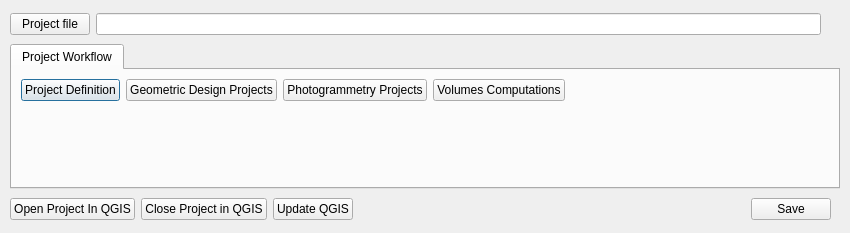
<?xml version="1.0" encoding="UTF-8"?>
<ui version="4.0">
 <class>VolumeTimeSeriesDialog</class>
 <widget class="QDialog" name="VolumeTimeSeriesDialog">
  <property name="geometry">
   <rect>
    <x>0</x>
    <y>0</y>
    <width>850</width>
    <height>233</height>
   </rect>
  </property>
  <property name="sizePolicy">
   <sizepolicy hsizetype="Preferred" vsizetype="Ignored">
    <horstretch>0</horstretch>
    <verstretch>0</verstretch>
   </sizepolicy>
  </property>
  <property name="minimumSize">
   <size>
    <width>850</width>
    <height>150</height>
   </size>
  </property>
  <property name="maximumSize">
   <size>
    <width>16777215</width>
    <height>500</height>
   </size>
  </property>
  <property name="windowTitle">
   <string>Volume Time Series</string>
  </property>
  <widget class="QTabWidget" name="tabWidget">
   <property name="geometry">
    <rect>
     <x>10</x>
     <y>44</y>
     <width>830</width>
     <height>145</height>
    </rect>
   </property>
   <property name="currentIndex">
    <number>0</number>
   </property>
   <widget class="QWidget" name="parametersTtab">
    <attribute name="title">
     <string>Project Workflow</string>
    </attribute>
    <layout class="QGridLayout" name="gridLayout">
     <item row="0" column="0">
      <layout class="QHBoxLayout" name="horizontalLayout_3">
       <item>
        <widget class="QPushButton" name="projectDefinitionPushButton">
         <property name="text">
          <string>Project Definition</string>
         </property>
        </widget>
       </item>
       <item>
        <widget class="QPushButton" name="geometricDesignProjectsPushButton">
         <property name="text">
          <string>Geometric Design Projects</string>
         </property>
        </widget>
       </item>
       <item>
        <widget class="QPushButton" name="photogrammetryProjectsPushButton">
         <property name="text">
          <string>Photogrammetry Projects</string>
         </property>
        </widget>
       </item>
       <item>
        <widget class="QPushButton" name="volumesComputationsPushButton">
         <property name="text">
          <string>Volumes Computations</string>
         </property>
        </widget>
       </item>
       <item>
        <spacer name="horizontalSpacer_3">
         <property name="orientation">
          <enum>Qt::Horizontal</enum>
         </property>
         <property name="sizeHint" stdset="0">
          <size>
           <width>98</width>
           <height>20</height>
          </size>
         </property>
        </spacer>
       </item>
      </layout>
     </item>
     <item row="1" column="0">
      <spacer name="verticalSpacer">
       <property name="orientation">
        <enum>Qt::Vertical</enum>
       </property>
       <property name="sizeHint" stdset="0">
        <size>
         <width>20</width>
         <height>61</height>
        </size>
       </property>
      </spacer>
     </item>
    </layout>
   </widget>
  </widget>
  <widget class="QWidget" name="layoutWidget">
   <property name="geometry">
    <rect>
     <x>10</x>
     <y>10</y>
     <width>811</width>
     <height>28</height>
    </rect>
   </property>
   <layout class="QHBoxLayout" name="horizontalLayout_2">
    <item>
     <widget class="QPushButton" name="projectFilePushButton">
      <property name="maximumSize">
       <size>
        <width>80</width>
        <height>16777215</height>
       </size>
      </property>
      <property name="text">
       <string>Project file</string>
      </property>
     </widget>
    </item>
    <item>
     <widget class="QLineEdit" name="projectLineEdit">
      <property name="readOnly">
       <bool>true</bool>
      </property>
     </widget>
    </item>
   </layout>
  </widget>
  <widget class="QWidget" name="layoutWidget">
   <property name="geometry">
    <rect>
     <x>10</x>
     <y>195</y>
     <width>821</width>
     <height>28</height>
    </rect>
   </property>
   <layout class="QHBoxLayout" name="horizontalLayout">
    <item>
     <widget class="QPushButton" name="openProjectQgisPushButton">
      <property name="text">
       <string>Open Project In QGIS</string>
      </property>
     </widget>
    </item>
    <item>
     <widget class="QPushButton" name="closeProjectQgisPushButton">
      <property name="text">
       <string>Close Project in QGIS</string>
      </property>
     </widget>
    </item>
    <item>
     <widget class="QPushButton" name="updateQGISPushButton">
      <property name="text">
       <string>Update QGIS</string>
      </property>
     </widget>
    </item>
    <item>
     <spacer name="horizontalSpacer">
      <property name="orientation">
       <enum>Qt::Horizontal</enum>
      </property>
      <property name="sizeHint" stdset="0">
       <size>
        <width>345</width>
        <height>20</height>
       </size>
      </property>
     </spacer>
    </item>
    <item>
     <widget class="QPushButton" name="saveProjectPushButton">
      <property name="text">
       <string>Save</string>
      </property>
     </widget>
    </item>
   </layout>
  </widget>
 </widget>
 <resources>
  <include location="../resources.qrc"/>
 </resources>
 <connections/>
</ui>
